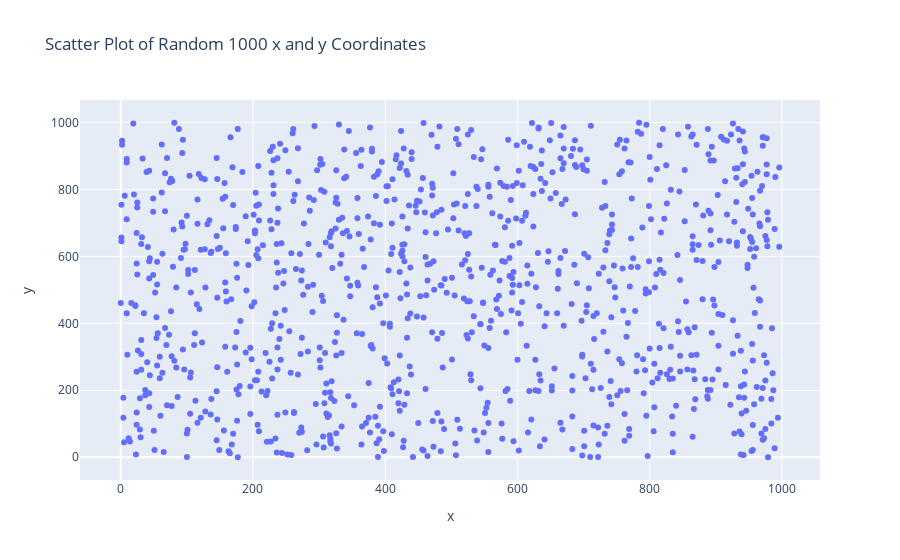

The notebook cell saved with this chart:
### Markdown cell above
### 2. Write a program to draw line and scatter plots for random 100 x and y coordinates

### Code cell
logging.basicConfig(filename='app3.log', level=logging.INFO, format='%(asctime)s - %(levelname)s - %(message)s')
def plot_scatter(x, y):
    '''
    Function takes the x, y numpy arrays and plots the scatter plot

    Parameters:
    x (numpy array): Array of x coordinates
    y (numpy array): Array of y coordinates
    
    Returns:
    None
    '''
 
    fig = px.scatter(x=x, y=y, title='Scatter Plot of Random 1000 x and y Coordinates')
    logging.info('The plot of Random 1000 x and y coordinates')
    fig.update_layout(xaxis_title='x', yaxis_title='y')
    fig.show()

def main():
    try:
        x = np.random.randint(0, 1000, 1000)
        y = np.random.randint(0, 1000, 1000)
        plot_scatter(x, y)
    except Exception as e:
        logging.error(f"Error generating random data: {e}")

if __name__ == "__main__":
    main()

### Figure 1 — Plotly figure (JSON) as saved in the notebook; plotly's stock layout.template omitted (floating-point values rounded to 4 significant figures; data arrays with more than 128 entries replaced by an {"elided": "..."} marker saying what was removed)
{"data": [{"hovertemplate": "x=%{x}<br>y=%{y}<extra></extra>", "legendgroup": "", "marker": {"color": "#636efa", "symbol": "circle"}, "mode": "markers", "name": "", "orientation": "v", "showlegend": false, "type": "scatter", "x": {"elided": "1000 int values"}, "xaxis": "x", "y": {"elided": "1000 int values"}, "yaxis": "y"}], "layout": {"legend": {"tracegroupgap": 0}, "title": {"text": "Scatter Plot of Random 1000 x and y Coordinates"}, "xaxis": {"anchor": "y", "domain": [0, 1], "title": {"text": "x"}}, "yaxis": {"anchor": "x", "domain": [0, 1], "title": {"text": "y"}}}}
